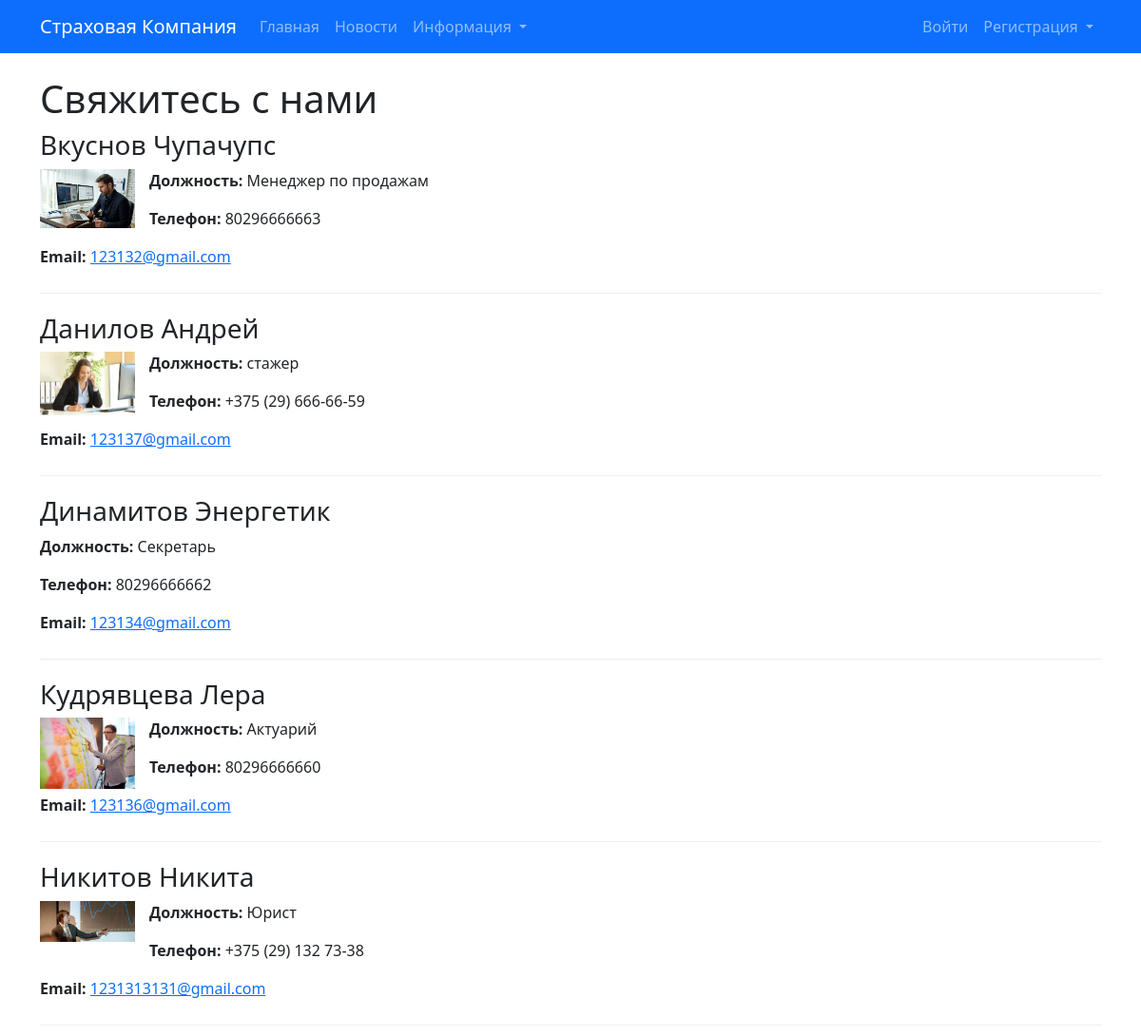
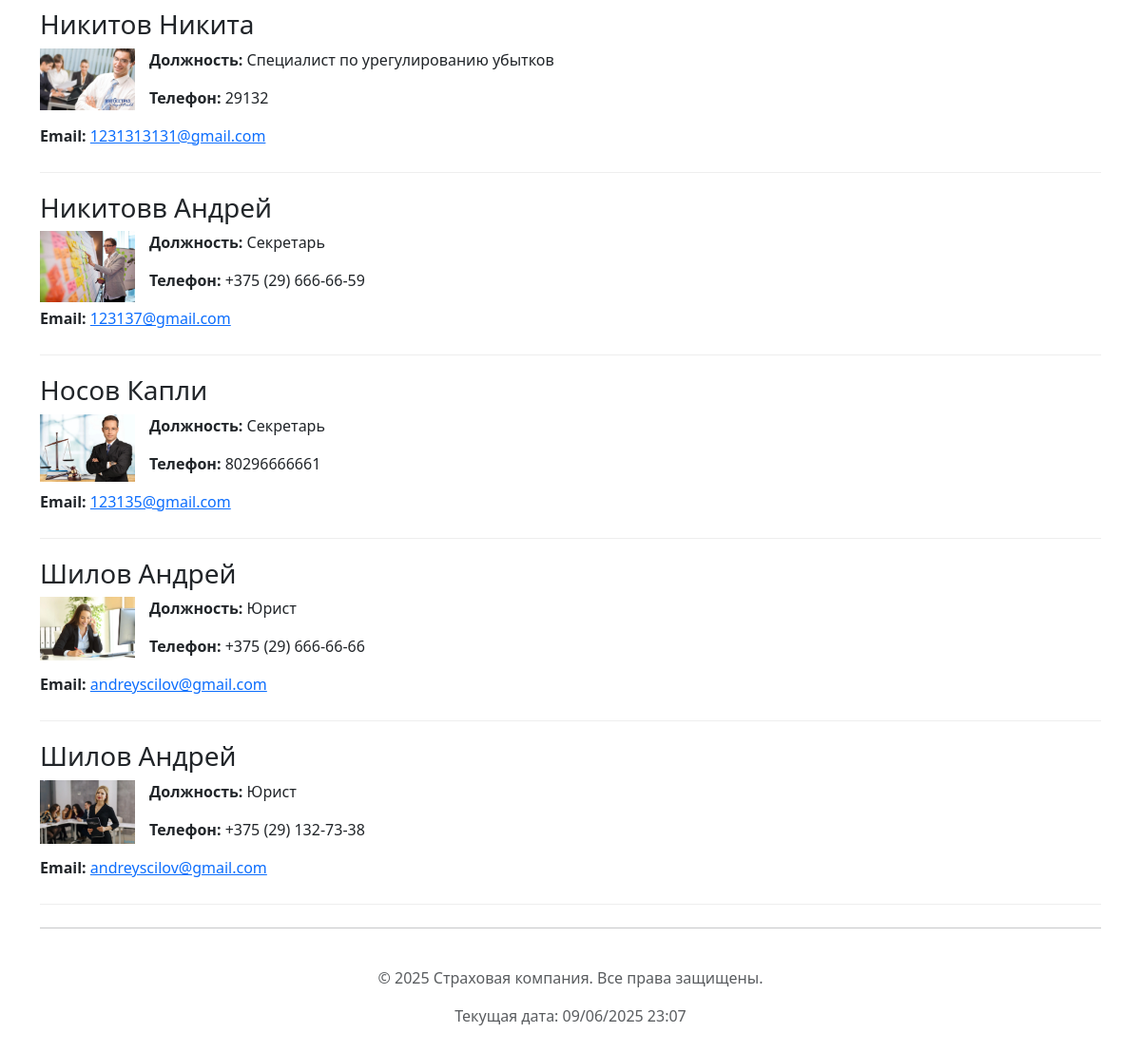
/contacts/, run on the app's committed database (2 pictures, top to bottom).
### insurance_app/models.py (models this page shows, shortened)
class StaffContact(models.Model):
    first_name = models.CharField(max_length=100, verbose_name="Имя")
    last_name = models.CharField(max_length=100, verbose_name="Фамилия")
    position = models.CharField(max_length=150, verbose_name="Должность/Описание работ")
    photo = models.ImageField(upload_to='staff_photos/', blank=True, null=True, verbose_name="Фото")
    phone = models.CharField(max_length=20, blank=True, verbose_name="Телефон")
    email = models.EmailField(blank=True, verbose_name="Электронная почта")
    birth_date = models.DateField(verbose_name="Дата рождения", help_text="Сотрудники должны быть старше 18 лет.", null=True, blank=True) # Добавлено поле для возраста
    class Meta:
        verbose_name = "Контакт сотрудника"
        verbose_name_plural = "Контакты сотрудников"

### insurance_app/views.py (the view)
# urls.py: path('contacts/', views.contacts_page, name='contacts'),
def contacts_page(request):
    staff_contacts = StaffContact.objects.all().order_by('last_name', 'first_name')
    context = {
        'staff_contacts': staff_contacts,
        'page_title': 'Свяжитесь с нами'
    }
    return render(request, 'insurance_app/contacts.html', context)

### insurance_app/templates/insurance_app/contacts.html (shortened to what this page needs)
{% extends 'base.html' %}
{% block content %}
    <h1>{{ page_title|default:"Наши контакты" }}</h1>
    {% if staff_contacts %}
        {% for contact in staff_contacts %}
            <div class="contact-item" style="margin-bottom: 20px; padding-bottom: 10px; border-bottom: 1px solid #eee;">
                <h3>{{ contact.last_name }} {{ contact.first_name }}</h3>
                {% if contact.photo %}
                    <img src="{{ contact.photo.url }}" alt="{{ contact.last_name }} {{ contact.first_name }}" style="max-width: 100px; height: auto; float: left; margin-right: 15px;">
                {% endif %}
                <p><strong>Должность:</strong> {{ contact.position }}</p>
                {% if contact.phone %}
                    <p><strong>Телефон:</strong> {{ contact.phone }}</p>
                {% endif %}
                {% if contact.email %}
                    <p><strong>Email:</strong> <a href="mailto:{{ contact.email }}">{{ contact.email }}</a></p>
                {% endif %}
            </div>
        {% endfor %}
    {% else %}
        <p>Контактная информация сотрудников будет добавлена позже.</p>
    {% endif %}
{% endblock %}

### templates/base.html (shortened to what this page needs)
<!DOCTYPE html>
<html lang="ru">
<head>
    <link href="https://cdn.jsdelivr.net/npm/bootstrap@5.3.3/dist/css/bootstrap.min.css" rel="stylesheet">
</head>
<body>
    <nav class="navbar navbar-expand-lg navbar-dark bg-primary mb-4">
        <div class="container">
            <a class="navbar-brand" href="{% url 'insurance_app:home' %}">Страховая Компания</a>
            <div class="collapse navbar-collapse" id="navbarNavDropdown">
                <ul class="navbar-nav me-auto mb-2 mb-lg-0">
                    <li class="nav-item">
                        <a class="nav-link {% if request.resolver_match.url_name == 'home' %}active{% endif %}" aria-current="page" href="{% url 'insurance_app:home' %}">Главная</a>
                    </li>
                    <li class="nav-item">
                        <a class="nav-link {% if request.resolver_match.url_name == 'news_list' %}active{% endif %}" href="{% url 'insurance_app:news_list' %}">Новости</a>
                    </li>
                    <li class="nav-item dropdown">
                        <a class="nav-link dropdown-toggle" href="#" id="navbarDropdownPublicLinks" role="button" data-bs-toggle="dropdown" aria-expanded="false">
                            Информация
                        </a>
                    </li>
                </ul>
                <ul class="navbar-nav ms-auto mb-2 mb-lg-0">
                    {% if user.is_authenticated %}
                        <li class="nav-item dropdown">
                            <a class="nav-link dropdown-toggle" href="#" id="navbarDropdownUserMenu" role="button" data-bs-toggle="dropdown" aria-expanded="false">
                                {{ user.username }}
                            </a>
                            <ul class="dropdown-menu dropdown-menu-end" aria-labelledby="navbarDropdownUserMenu">
                                <li><a class="dropdown-item {% if request.resolver_match.url_name == 'profile' %}active{% endif %}" href="{% url 'insurance_app:profile' %}">Личный кабинет</a></li>
                                {% if user.client_profile %}
                                <li><a class="dropdown-item {% if 'request' in request.resolver_match.url_name %}active{% endif %}" href="{% url 'insurance_app:request_list' %}">Мои заявки</a></li>
                                {% endif %}
                                <li><a class="dropdown-item {% if request.resolver_match.url_name == 'contract_list' %}active{% endif %}" href="{% url 'insurance_app:contract_list' %}">Мои договоры</a></li>
                                {% if user.agent_profile %}
                                    <li><a class="dropdown-item {% if request.resolver_match.url_name == 'agent_dashboard' %}active{% endif %}" href="{% url 'insurance_app:agent_dashboard' %}">Панель агента</a></li>
                                {% endif %}
                                <li><a class="dropdown-item {% if request.resolver_match.url_name == 'password_change' %}active{% endif %}" href="{% url 'insurance_app:password_change' %}">Сменить пароль</a></li>
                                <li><hr class="dropdown-divider"></li>
                                {% if user.is_superuser %}
                                    <li><a class="dropdown-item" href="{% url 'admin:index' %}">Админ-панель Django</a></li>
                                    <li><a class="dropdown-item {% if request.resolver_match.url_name == 'admin_statistics' %}active{% endif %}" href="{% url 'insurance_app:admin_statistics' %}">Статистика</a></li>
                                    <li><hr class="dropdown-divider"></li>
                                {% endif %}
                                <li>
                                    <form action="{% url 'insurance_app:logout' %}" method="post" class="d-inline">
                                        {% csrf_token %}
                                        <button type="submit" class="dropdown-item">Выйти</button>
                                    </form>
                                </li>
                            </ul>
                        </li>
                    {% else %}
                        <li class="nav-item">
                            <a class="nav-link {% if request.resolver_match.url_name == 'login' %}active{% endif %}" href="{% url 'insurance_app:login' %}">Войти</a>
                        </li>
                        <li class="nav-item dropdown">
                            <a class="nav-link dropdown-toggle {% if 'register' in request.resolver_match.url_name %}active{% endif %}" href="#" id="navbarDropdownRegister" role="button" data-bs-toggle="dropdown" aria-expanded="false">
                                Регистрация
                            </a>
                        </li>
                    {% endif %}
                </ul>
            </div>
        </div>
    </nav>
    <div class="container">
        <main class="my-4">
            {% block content %}{% endblock %}
        </main>
        <hr>
        <footer class="py-3 my-4">
            <p class="text-center text-muted">&copy; {% now "Y" %} Страховая компания. Все права защищены.</p>
            <p class="text-center text-muted">Текущая дата: {% now "d/m/Y H:i" %}</p>
        </footer>
    </div>
</body>
</html>

### data on the page
StaffContact: last_name "Вкуснов", first_name "Чупачупс", photo (picture), position "Менеджер по продажам", phone "80296666663", email "123132@gmail.com"
StaffContact: last_name "Данилов", first_name "Андрей", photo (picture), position "стажер", phone "+375 (29) 666-66-59", email "123137@gmail.com"
StaffContact: last_name "Динамитов", first_name "Энергетик", position "Секретарь", phone "80296666662", email "123134@gmail.com"
StaffContact: last_name "Кудрявцева", first_name "Лера", photo (picture), position "Актуарий", phone "80296666660", email "123136@gmail.com"
StaffContact: last_name "Никитов", first_name "Никита", photo (picture), position "Юрист", phone "+375 (29) 132 73-38", email "1231313131@gmail.com"
StaffContact: last_name "Никитов", first_name "Никита", photo (picture), position "Специалист по урегулированию убытков", phone "29132", email "1231313131@gmail.com"
StaffContact: last_name "Никитовв", first_name "Андрей", photo (picture), position "Секретарь", phone "+375 (29) 666-66-59", email "123137@gmail.com"
StaffContact: last_name "Носов", first_name "Капли", photo (picture), position "Секретарь", phone "80296666661", email "123135@gmail.com"
StaffContact: last_name "Шилов", first_name "Андрей", photo (picture), position "Юрист", phone "+375 (29) 666-66-66", email "andreyscilov@gmail.com"
StaffContact: last_name "Шилов", first_name "Андрей", photo (picture), position "Юрист", phone "+375 (29) 132-73-38", email "andreyscilov@gmail.com"

### other printed values
{{ page_title|default:"Наши контакты" }} "Свяжитесь с нами"
